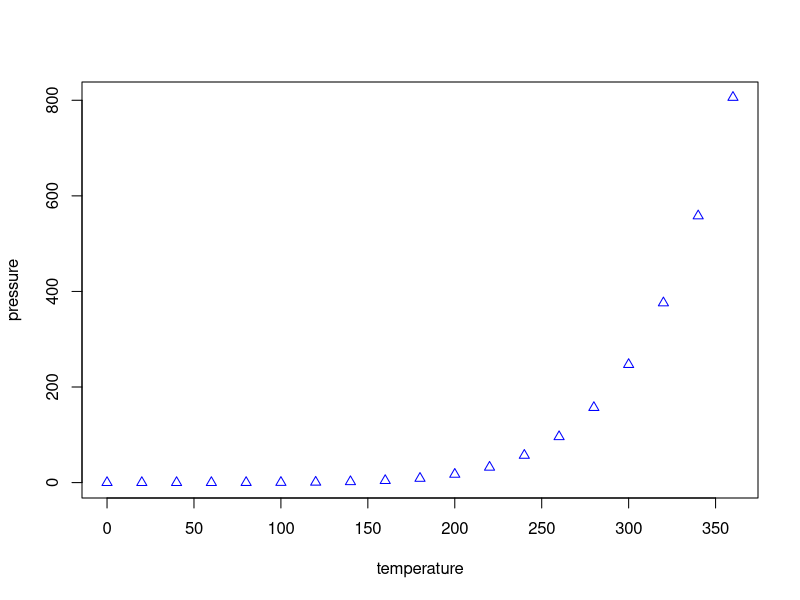

Recreate this plot in R. (Note: this script raises an error after producing the figure.)
## ---- chunk 1
knitr::opts_chunk$set(echo = TRUE)
## ---- chunk 2
# This is a code chunk.
# Code chunks work similarly to Rscripts
# You can comment out sections to not run using the " # " symbol
# To run the code, click the Green play button at the
# top right of this chunk. Try it!
str(pressure)
## ---- chunk 3
# Sometimes you might want to run only some of the code 
# in a code chunk. To do that, highlight the code to 
# run and then press Ctrl + Enter 
# If you do not highlight any code, R will 
# run the line of code that your cursor is on.
# Try it now. Run sum(c(0,1,1,2,3,5,8,13)) but not the line below.

sum(c(0,1,1,2,3,5,8,13))
warning("You shouldn't run this!")

## ---- chunk 4
fibonacci <- c(1,1,2,3,5,8,13)
## ---- chunk 5
# You can click the downward facing arrow to the left of the play button to run
# every chunk above the current code chunk. This is useful if the code in your
# chunk uses an object that you made in previous chunks.

# Show the last two values on the vector 
tail(fibonacci, n=2)  

#Combine the original vector, with the sum of the last two values, then saves it as a new vector with the same name
fibonacci <- c(fibonacci,sum(tail(fibonacci,n=2))) 

# Print the fibonacci vector
fibonacci                       
## ---- chunk 6

plot(pressure, col = "blue", pch = 2)

# "col" is changing the color
# "pch" is changing the point shape
## ---- chunk 7
# Load tidyverse

## ---- chunk 8

# Plot of Displacement vs MPG
ggplot(mpg, aes(x = displ, y = hwy, color = class)) +
  geom_point(size = 1, alpha = 0.7) +
  geom_smooth(method = "lm", se = FALSE, linewidth = 1) +
  facet_wrap(~ class, scales = "free_y") +
  labs(
    title = "Engine Displacement vs Highway MPG",
    subtitle = "Faceted by Vehicle Class",
    x = "Engine Displacement (liters)",
    y = "Highway MPG",
    color = "Vehicle Class"
  ) +
  theme(
    plot.title = element_text(size = 18),
    plot.subtitle = element_text(size = 12),
    legend.position = "none"
  )

#Starwars
ggplot(starwars, aes(x = height, y = mass, color = mass)) +
  geom_point(size = 2, alpha = 0.9) +
  geom_text(
    data = starwars %>% 
      filter(mass == max(mass, na.rm = TRUE)) %>% 
      mutate(name = "Jabba the Hutt"),
    aes(label = name),
    vjust = 2,
    color = "black"
  ) +
  scale_color_viridis_c(option = "H")+
  labs(
    title = "Star Wars Characters: Height vs Mass",
    x = "Height (cm)",
    y = "Mass (kg)",
    color = "Mass"
  ) +
  theme(
    plot.title = element_text(size = 18),
    legend.position = "right"
  )


## ---- chunk 9

## ---- chunk 10

